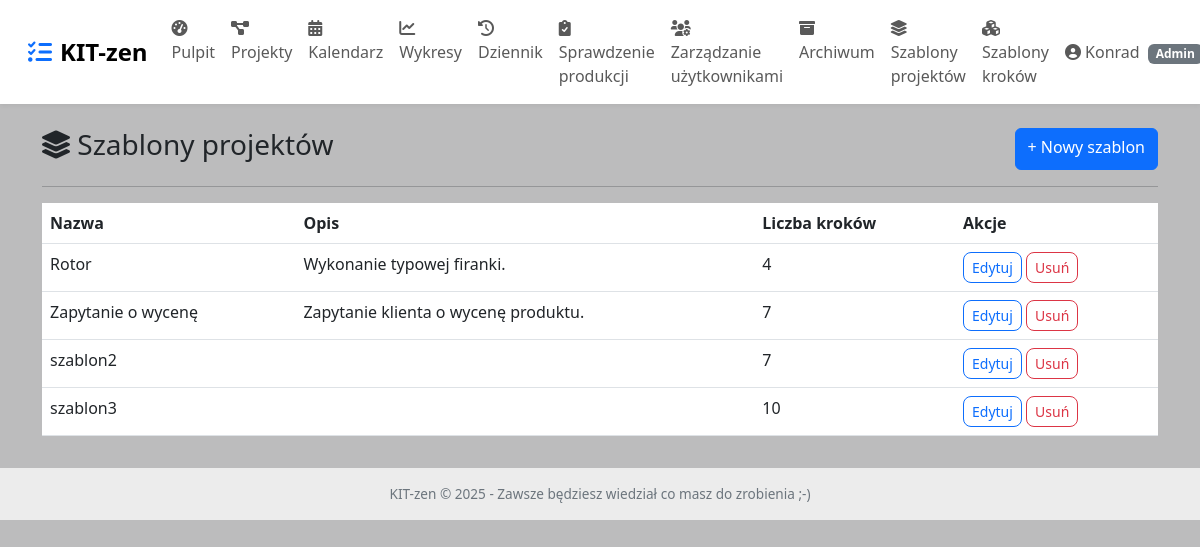
/admin/templates/projects (signed in), run on the app's committed database.
### app.py (models this page shows, shortened)
class User(UserMixin, db.Model):
    __tablename__ = 'user'
    id = db.Column(db.Integer, primary_key=True)
    username = db.Column(db.String(80), unique=True, nullable=False)
    password = db.Column(db.String(200), nullable=False)
    is_admin = db.Column(db.Boolean, default=False)
    absence_start = db.Column(db.Date, nullable=True)
    absence_end = db.Column(db.Date, nullable=True)
    roles = db.relationship('Role', secondary=user_roles, backref=db.backref('users', lazy='dynamic'))

class ProjectTemplate(db.Model):
    __tablename__ = 'project_template'
    id = db.Column(db.Integer, primary_key=True)
    name = db.Column(db.String(100), nullable=False, unique=True)
    description = db.Column(db.Text, nullable=True)
    is_builtin = db.Column(db.Boolean, default=False)
    created_at = db.Column(db.DateTime, default=now_aware)
    steps = db.relationship('StepTemplate', backref='template', cascade='all, delete-orphan', order_by='StepTemplate.position')

### app.py (the view)
@app.route('/admin/templates/projects')
@login_required
@admin_required
def list_project_templates():
    templates = ProjectTemplate.query.order_by(ProjectTemplate.name).all()
    return render_template('admin_project_templates.html', templates=templates)

### app.py (called while the page is built)
def admin_required(f):
    @wraps(f)
    def decorated_function(*args, **kwargs):
        if not current_user.is_authenticated or not current_user.is_admin:
            flash('Dostęp tylko dla administratora.', 'danger')
            return redirect(url_for('dashboard'))
        return f(*args, **kwargs)
    return decorated_function

@login_manager.user_loader
def load_user(user_id):
    return User.query.get(int(user_id))

### templates/admin_project_templates.html
{% extends "base.html" %}
{% block content %}
<div class="d-flex justify-content-between">
    <h3><i class="fas fa-layer-group"></i> Szablony projektów</h3>
    <a href="{{ url_for('add_project_template') }}" class="btn btn-primary">+ Nowy szablon</a>
</div>
<hr>
<table class="table table-hover">
    <thead>
        <tr><th>Nazwa</th><th>Opis</th><th>Liczba kroków</th><th>Akcje</th></tr>
    </thead>
    <tbody>
    {% for tpl in templates %}
    <tr>
        <td>{{ tpl.name }}</td>
        <td>{{ tpl.description or '' }}</td>
        <td>{{ tpl.steps|length }}</td>
        <td>
            <a href="{{ url_for('edit_project_template', template_id=tpl.id) }}" class="btn btn-sm btn-outline-primary">Edytuj</a>
            <a href="{{ url_for('delete_project_template', template_id=tpl.id) }}" class="btn btn-sm btn-outline-danger" onclick="return confirm('Usunąć szablon?')">Usuń</a>
        </td>
    </tr>
    {% endfor %}
    </tbody>
</table>
{% endblock %}

### templates/base.html (shortened to what this page needs)
<!DOCTYPE html>
<html lang="pl">
<head>
    <link href="https://cdn.jsdelivr.net/npm/bootstrap@5.3.0/dist/css/bootstrap.min.css" rel="stylesheet">
    <link rel="stylesheet" href="https://cdnjs.cloudflare.com/ajax/libs/font-awesome/6.0.0/css/all.min.css">
</head>
<body>
<nav class="navbar navbar-expand-lg bg-white px-3 py-2">
    <div class="container-fluid">
        <a class="navbar-brand" href="{{ url_for('dashboard') }}">
            <i class="fas fa-tasks me-2 text-primary"></i>KIT-zen
        </a>
        <div class="collapse navbar-collapse" id="navbarMain">
            <ul class="navbar-nav me-auto mb-2 mb-lg-0">
                <li class="nav-item"><a class="nav-link" href="{{ url_for('dashboard') }}"><i class="fas fa-tachometer-alt"></i> Pulpit</a></li>
                <li class="nav-item"><a class="nav-link" href="{{ url_for('project_list') }}"><i class="fas fa-project-diagram"></i> Projekty</a></li>
                <li class="nav-item"><a class="nav-link" href="{{ url_for('calendar_view') }}"><i class="fas fa-calendar-alt"></i> Kalendarz</a></li>
                <li class="nav-item"><a class="nav-link" href="{{ url_for('charts') }}"><i class="fas fa-chart-line"></i> Wykresy</a></li>
                <li class="nav-item"><a class="nav-link" href="{{ url_for('view_logs') }}"><i class="fas fa-history"></i> Dziennik</a></li>
                {% if current_user.is_authenticated and (current_user.is_admin or current_user.has_role('technolog')) %}
                <li class="nav-item"><a class="nav-link" href="{{ url_for('sprawdzenie_produkcji') }}"><i class="fas fa-clipboard-check"></i> Sprawdzenie produkcji</a></li>
                {% endif %}
                {% if current_user.is_admin %}
                <li class="nav-item"><a class="nav-link" href="{{ url_for('admin_users') }}"><i class="fas fa-users-cog"></i> Zarządzanie użytkownikami</a></li>
                <li class="nav-item"><a class="nav-link" href="{{ url_for('archive') }}"><i class="fas fa-archive"></i> Archiwum</a></li>
                <li class="nav-item"><a class="nav-link" href="{{ url_for('list_project_templates') }}"><i class="fas fa-layer-group"></i> Szablony projektów</a></li>
                <li class="nav-item"><a class="nav-link" href="{{ url_for('list_step_templates') }}"><i class="fas fa-cubes"></i> Szablony kroków</a></li>
                {% endif %}
            </ul>
            <ul class="navbar-nav ms-auto">
                <li class="nav-item dropdown">
                    <a class="nav-link dropdown-toggle" href="#" id="userDropdown" role="button" data-bs-toggle="dropdown">
                        <i class="fas fa-user-circle"></i> {{ current_user.username }}
                        {% if current_user.is_admin %}<span class="badge bg-secondary ms-1">Admin</span>{% endif %}
                    </a>
                </li>
            </ul>
        </div>
    </div>
</nav>
<div class="container mt-4">
    {% block content %}{% endblock %}
</div>
<div class="footer">
    KIT-zen &copy; 2025 - Zawsze będziesz wiedział co masz do zrobienia ;-)
</div>
</body>
</html>

### templates/base.html (style rules this page uses)
body { background-color: #bcbcbd; font-family: 'Segoe UI', Roboto, 'Helvetica Neue', sans-serif; }
.navbar-brand { font-weight: bold; font-size: 1.5rem; }
.navbar { box-shadow: 0 2px 4px rgba(0,0,0,0.05); }
.btn-sm { border-radius: 0.5rem; }
.footer { text-align: center; background-color: #ececec; margin-top: 2rem; padding: 1rem; color: #6c757d; font-size: 0.85rem; }

### data on the page
User: username "Konrad"
ProjectTemplate: name "Rotor", description "Wykonanie typowej firanki.", steps|length "4"
ProjectTemplate: name "Zapytanie o wycenę", description "Zapytanie klienta o wycenę produktu.", steps|length "7"
ProjectTemplate: name "szablon2", steps|length "7"
ProjectTemplate: name "szablon3", steps|length "10"
